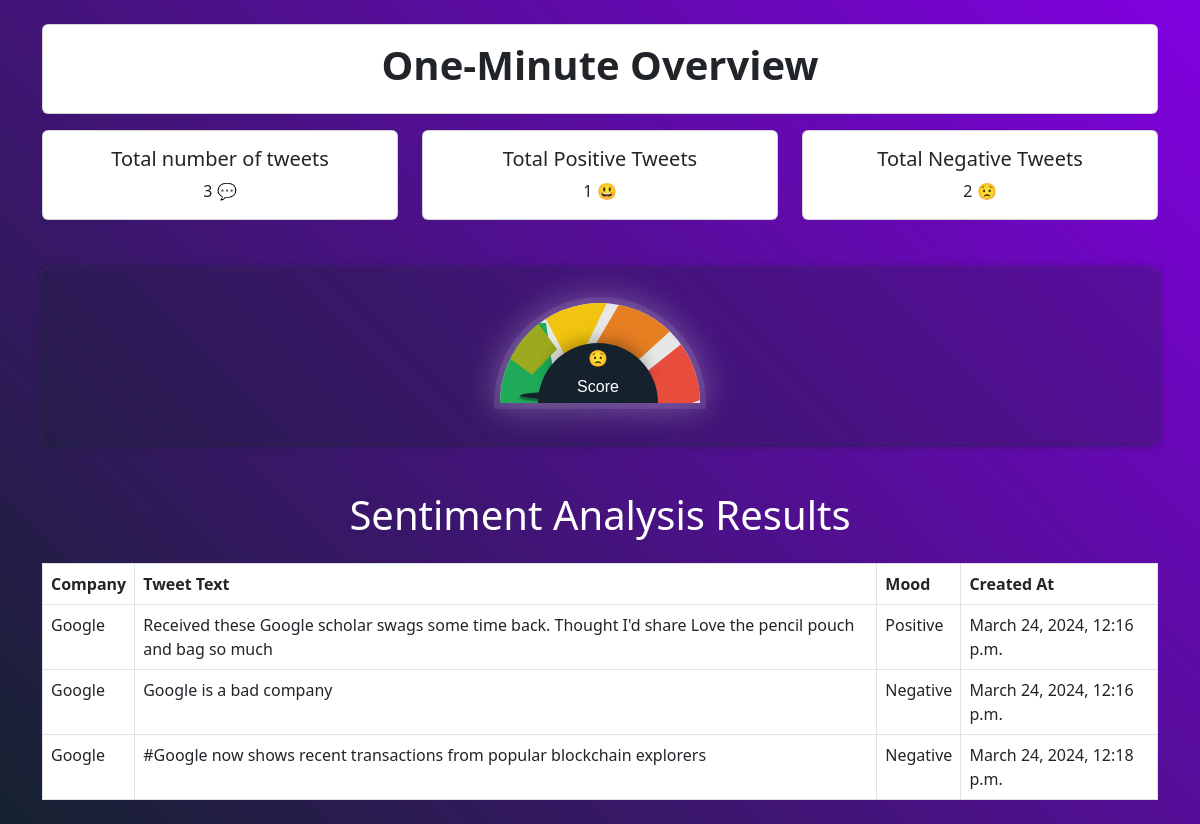
Page /result/ on the committed database.
### Home/models.py (models this page shows)
class TweetSentiment(models.Model):
    company = models.ForeignKey(Company, on_delete=models.CASCADE)
    tweet_text = models.TextField()
    mood = models.CharField(max_length=50)
    created_at = models.DateTimeField(auto_now_add=True)

class Company(models.Model):
    name = models.CharField(max_length=255)

### Home/views.py (the view)
# urls.py: path('result/', views.result, name='result'),
def result(request):
    company_name = request.GET.get('company')
    if company_name:
        sentiments = TweetSentiment.objects.filter(company__name=company_name)
    else:
        sentiments = TweetSentiment.objects.all()
    total = len(sentiments)
    positive = sentiments.filter(mood='Positive').count()
    negative = sentiments.filter(mood='Negative').count()
    orientation_percentage = (negative+1)/(total+1) * 100
    return render(request, 'result.html', {'sentiments': sentiments, 'orientation_percentage': orientation_percentage, 'total': total, 'negative': negative, 'positive': positive})

### Home/templates/result.html (shortened to what this page needs)
<!DOCTYPE html>
<html lang="en">
<head>
  <link rel="stylesheet" href="https://cdnjs.cloudflare.com/ajax/libs/normalize/5.0.0/normalize.min.css">
  <link href="https://cdn.jsdelivr.net/npm/bootstrap@5.3.0/dist/css/bootstrap.min.css" rel="stylesheet">
  <link rel="stylesheet" href="/static/css/report.css">
</head>
<body>
  <div class="container my-4">
    <div class="card rounded mb-3">
      <div class="card-body">
          <h1 class="fw-bold text-center">One-Minute Overview</h1>
      </div>
  </div>
    <div class="row row-cols-1 row-cols-md-3 g-4">
      <div class="col">
        <div class="card h-100 rounded">
          <div class="card-body text-center">
            <h5 class="card-title">Total number of tweets</h5>
            <p class="card-text">{{total}} <span>&#128172;</span></p>
          </div>
        </div>
      </div>
      <div class="col">
        <div class="card h-100 rounded">
          <div class="card-body text-center">
            <h5 class="card-title">Total Positive Tweets</h5>
            <p class="card-text">{{positive}} <span>&#128515;</span></p>
          </div>
        </div>
      </div>
      <div class="col">
        <div class="card h-100 rounded">
          <div class="card-body text-center">
            <h5 class="card-title">Total Negative Tweets</h5>
            <p class="card-text">{{negative}} <span>&#128543;</span></p>
          </div>
        </div>
      </div>
    </div>
  </div>
  <div class="container mt-5">
    <div class="row">
      <div class="col-12 col-md-12">
        <div class="wrapper d-flex justify-content-center align-items-center">
          <div class="gauge">
            <div class="slice-colors">
              <div class="st slice-item"></div>
              <div class="st slice-item"></div>
              <div class="st slice-item"></div>
              <div class="st slice-item"></div>
              <div class="st slice-item"></div>
            </div>
            <div class="gauge-center d-flex flex-column justify-content-center align-items-center text-center">
              <div class="mb-1">
                {% if positive > negative %}
                <span>&#128515;</span>
                {% elif positive == negative %}
                <span>&#128528;</span>
                {% else %}
                <span>&#128543;</span>
                {% endif %}
              </div>
              <div>
                  <p class="mb-0">Score</p>
              </div>
            </div>
          </div>
        </div>
      </div>
    </div>
  </div>
  <div class="container mt-5">
    <h1 class="mb-4 text-center" style="color: white;">Sentiment Analysis Results</h1>
    <table class="table table-bordered">
      <thead>
        <tr>
          <th>Company</th>
          <th>Tweet Text</th>
          <th>Mood</th>
          <th>Created At</th>
        </tr>
      </thead>
      <tbody>
        {% for sentiment in sentiments %}
        <tr>
          <td>{{ sentiment.company.name }}</td>
          <td>{{ sentiment.tweet_text }}</td>
          <td>{{ sentiment.mood }}</td>
          <td>{{ sentiment.created_at }}</td>
        </tr>
        {% endfor %}
      </tbody>
    </table>
  </div>
</body>
</html>

### static/css/report.css (style rules this page uses)
body { background: linear-gradient(45deg, #15222e, #8100E0); height: 100vh; }
.wrapper { display: table; margin: 0 auto; background: rgba(21, 34, 46, 0.25); padding: 35px 40px 40px; border-radius: 6px; box-shadow: 0 0 1px 0 rgba(255, 255, 255, 0.32), 0 1px 9px -1px #15222e; }
.gauge { font-family: Arial, Helvetica, sans-serif; background: #e7e7e7; box-shadow: 0 0 0 6px rgba(255, 255, 255, 0.09), 0 0 35px 5px rgba(255, 255, 255, 0.29); width: 200px; height: 100px; border-radius: 100px 100px 0 0; position: relative; overflow: hidden; -webkit-transform-style: flat; -webkit-transform: translateZ(0px); }
.gauge-center { content: ""; color: #fff; width: 60%; height: 60%; background: #15222E; border-radius: 100px 100px 0 0; position: absolute; box-shadow: 0 -13px 15px -10px rgba(0, 0, 0, 0.28); right: 21%; bottom: 0; color: #fff; }
.gauge-center::before { font-size: 1.5em; width: 100%; padding: 10px 0 0 0; text-align: center; float: left; -webkit-font-smoothing: antialiased; }
.gauge-center::after { width: 100%; float: left; opacitY: 0.6; text-align: center; }
.slice-colors .st { position: absolute; bottom: 0; width: 60px; height: 0; border-bottom: 80px solid #000; border-left: 12px solid transparent; border-right: 12px solid transparent; }
.slice-colors .st.slice-item:nth-child(1) { border-bottom-color: #1eaa59; left: -2px; }
.slice-colors .st.slice-item:nth-child(2) { border-bottom-color: #9baa1e; transform: rotate(135deg); transform-origin: right; top: 12px; left: -65px; }
.slice-colors .st.slice-item:nth-child(3) { border-bottom-color: #f1c40f; transform: rotate(179deg); transform-origin: right; top: -20px; left: -62px; border-bottom-width: 90px; border-left-width: 45px; border-right-width: 45px; width: 18px; }
.slice-colors .st.slice-item:nth-child(4) { border-bottom-color: #e67e22; transform: rotate(219deg); transform-origin: right; top: -23px; left: 43px; }
.slice-colors .st.slice-item:nth-child(5) { border-bottom-color: #E84C3D; transform: rotate(240deg); transform-origin: right; right: 52px; }

### rows in the picture
TweetSentiment: company.name "Google", tweet_text "Received these Google scholar swags some time back. Thought I'd share Love the pencil pouch and bag so much", mood "Positive", created_at "March 24, 2024, 12:16 p.m."
TweetSentiment: company.name "Google", tweet_text "Google is a bad company", mood "Negative", created_at "March 24, 2024, 12:16 p.m."
TweetSentiment: company.name "Google", tweet_text "#Google now shows recent transactions from popular blockchain explorers", mood "Negative", created_at "March 24, 2024, 12:18 p.m."

### other values in the picture
{{ total }} "3"
{{ positive }} "1"
{{ negative }} "2"
